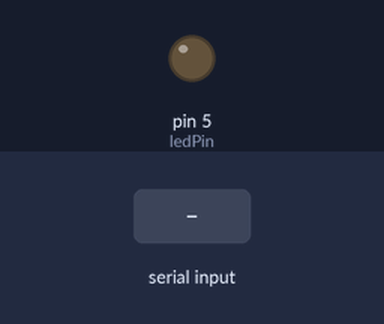
A sketch run on a simulated Arduino Uno, built with avr-gcc and run on an emulated ATmega328P. Shown: output pins drawn as LEDs (lit = HIGH). The inputs (shaded band) are chosen by the test bench.

Above: at 1.2 s.
1.3 s: byte 30 received over Serial
At 1.6 s:
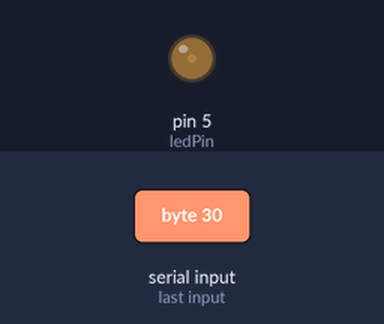
2.8 s: byte 90 received over Serial
At 3.9 s:
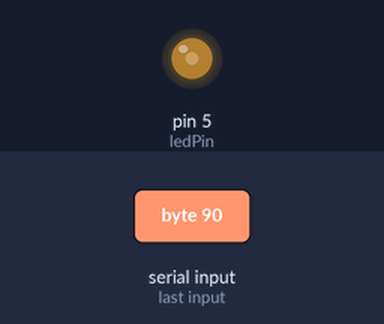
Timing chart, 0 to 5.8 s (numbered marks = the images above; inputs shaded):
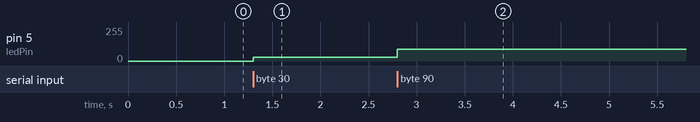

The sketch:

ex_2_pot_to_p5js.ino
```cpp
/*
  Samyam Lamichhane
  Serial Communication
  Intro-To-Interactive-Media

  Nov 20, 2022 Sun.

  * Description *
    - Keyboard arrows can be used to control the x-position of the ball on screen
    - In return, it controls the brightness of an LED

  * Schematics *
  https://github.com/declansam/SerialComm_Exercises/blob/main/ex_2/ex_2_led_write_schem_Samyam.png


  * Pair it with *
  p5.js file

*/


int ledPin = 5;
int serialRead = 0;

void setup()
{
  Serial.begin(9600);
  pinMode(ledPin, OUTPUT);
}

void loop()
{
  while (Serial.available() > 0)
  {
    serialRead = Serial.read();
    analogWrite(ledPin, serialRead);
  }
}
```

Measured:
- after the input at 1.3 s, pin 5 (ledPin): 0/255 → 30/255 at once
- after the input at 2.8 s, pin 5 (ledPin): 30/255 → 90/255 at once
